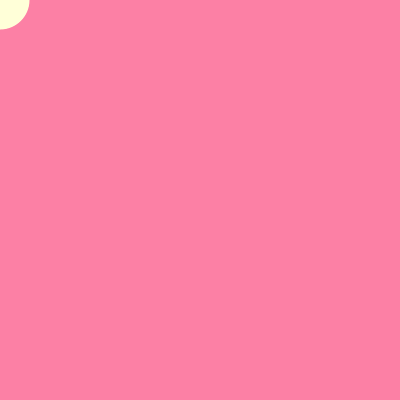
Frame 1 (no input)
Frame 60 (the mouse pressed at the canvas centre just before this capture): identical to frame 1, image omitted
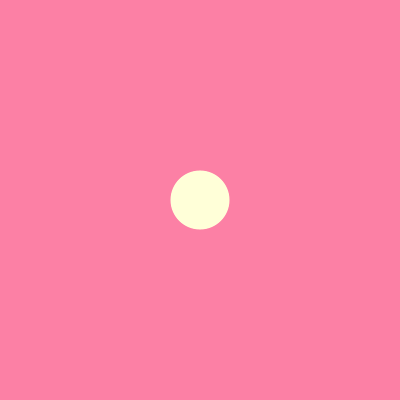
Frame 120 (the mouse held since frame 60 and released just before this capture)

The Processing sketch that drew these frames (run headless with seeded random() and noise(); from frame 60 on, the mouse is pressed at the canvas centre):

// Processing sketch: processing_98088
// ── processing_98088.pde

int[] xpos = new int[60]; 
int[] ypos = new int[60];

void setup() {
  size(400,400);
  
  smooth();
  for (int i = 0; i < xpos.length; i ++ ) {
    xpos[i] = 0; 
    ypos[i] = 0;
  }
}

void draw() {
  background(252, 128, 165);
  
  for (int i = 0; i < xpos.length-1; i ++ ) {
    xpos[i] = xpos[i+1];
    ypos[i] = ypos[i+1];
  }
  
  xpos[xpos.length-1] = mouseX;
  ypos[ypos.length-1] = mouseY;
  
  for (int i = 0; i < xpos.length; i ++ ) {
    noStroke();
    fill(255-i*5);
    ellipse(xpos[i],ypos[i],i,i);
  }
}
